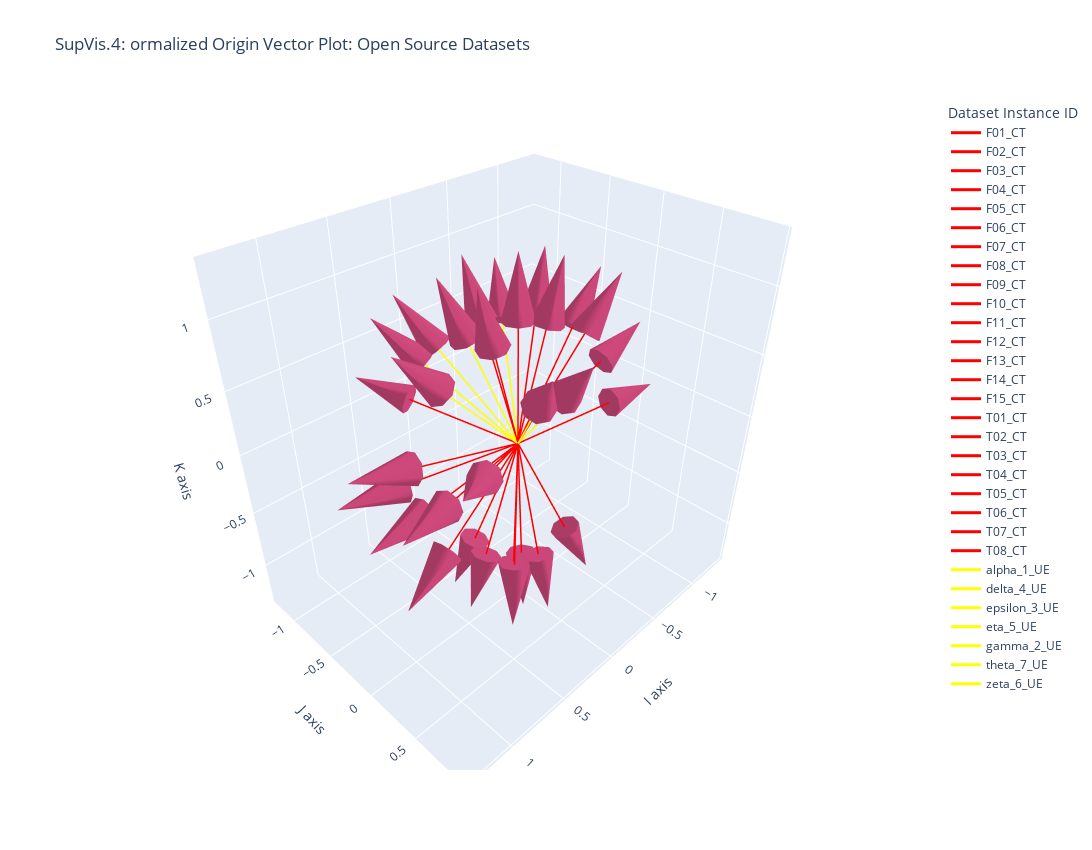

Source (notebook cell):
### Markdown cell above
The above 3D visualization clearly demonstrates that the open source datasets W by Wimmer et al. and O by Sieber et al. do not have this preferential orientation.
We look at the normalized orientation vector distribution below:

### Code cell
fig = go.Figure()

fig.add_traces(vectortraces_wim)
fig.add_traces(vectortraces_sib)

fig.update_layout(
    title='SupVis.4: ormalized Origin Vector Plot: Open Source Datasets',
    **global_layout_kwargs
)

fig.show()

### Figure 1 — Plotly figure (JSON) as saved in the notebook; plotly's stock layout.template omitted (floating-point values rounded to 4 significant figures)
{"data": [{"line": {"color": "red", "width": 3}, "mode": "lines", "name": "F01_CT", "type": "scatter3d", "x": [0, 0.3782], "y": [0, -0.9044], "z": [0, 0.1973]}, {"name": "F01_CT", "showscale": false, "type": "cone", "u": [0.3404], "v": [-0.814], "w": [0.1776], "x": [0.3707], "y": [-0.8864], "z": [0.1934]}, {"line": {"color": "red", "width": 3}, "mode": "lines", "name": "F02_CT", "type": "scatter3d", "x": [0, -0.2889], "y": [0, -0.1238], "z": [0, 0.9493]}, {"name": "F02_CT", "showscale": false, "type": "cone", "u": [-0.26], "v": [-0.1114], "w": [0.8544], "x": [-0.2831], "y": [-0.1213], "z": [0.9303]}, {"line": {"color": "red", "width": 3}, "mode": "lines", "name": "F03_CT", "type": "scatter3d", "x": [0, 0.2966], "y": [0, -0.2157], "z": [0, -0.9303]}, {"name": "F03_CT", "showscale": false, "type": "cone", "u": [0.267], "v": [-0.1942], "w": [-0.8373], "x": [0.2907], "y": [-0.2114], "z": [-0.9117]}, {"line": {"color": "red", "width": 3}, "mode": "lines", "name": "F04_CT", "type": "scatter3d", "x": [0, -0.9301], "y": [0, 0.0305], "z": [0, 0.366]}, {"name": "F04_CT", "showscale": false, "type": "cone", "u": [-0.8371], "v": [0.02745], "w": [0.3294], "x": [-0.9115], "y": [0.02989], "z": [0.3586]}, {"line": {"color": "red", "width": 3}, "mode": "lines", "name": "F05_CT", "type": "scatter3d", "x": [0, 0.7913], "y": [0, 0.4965], "z": [0, 0.3569]}, {"name": "F05_CT", "showscale": false, "type": "cone", "u": [0.7122], "v": [0.4468], "w": [0.3212], "x": [0.7755], "y": [0.4866], "z": [0.3497]}, {"line": {"color": "red", "width": 3}, "mode": "lines", "name": "F06_CT", "type": "scatter3d", "x": [0, 0.9789], "y": [0, -0.202], "z": [0, 0.03108]}, {"name": "F06_CT", "showscale": false, "type": "cone", "u": [0.881], "v": [-0.1818], "w": [0.02797], "x": [0.9593], "y": [-0.198], "z": [0.03045]}, {"line": {"color": "red", "width": 3}, "mode": "lines", "name": "F07_CT", "type": "scatter3d", "x": [0, 0.3601], "y": [0, 0], "z": [0, -0.9329]}, {"name": "F07_CT", "showscale": false, "type": "cone", "u": [0.3241], "v": [0], "w": [-0.8396], "x": [0.3529], "y": [0], "z": [-0.9143]}, {"line": {"color": "red", "width": 3}, "mode": "lines", "name": "F08_CT", "type": "scatter3d", "x": [0, -0.5622], "y": [0, 0.1562], "z": [0, 0.8121]}, {"name": "F08_CT", "showscale": false, "type": "cone", "u": [-0.506], "v": [0.1406], "w": [0.7309], "x": [-0.551], "y": [0.1531], "z": [0.7959]}, {"line": {"color": "red", "width": 3}, "mode": "lines", "name": "F09_CT", "type": "scatter3d", "x": [0, 0.3028], "y": [0, 0.2884], "z": [0, -0.9084]}, {"name": "F09_CT", "showscale": false, "type": "cone", "u": [0.2725], "v": [0.2595], "w": [-0.8175], "x": [0.2967], "y": [0.2826], "z": [-0.8902]}, {"line": {"color": "red", "width": 3}, "mode": "lines", "name": "F10_CT", "type": "scatter3d", "x": [0, 0.1088], "y": [0, 0.171], "z": [0, -0.9792]}, {"name": "F10_CT", "showscale": false, "type": "cone", "u": [0.09792], "v": [0.1539], "w": [-0.8813], "x": [0.1066], "y": [0.1676], "z": [-0.9597]}, {"line": {"color": "red", "width": 3}, "mode": "lines", "name": "F11_CT", "type": "scatter3d", "x": [0, 0.04668], "y": [0, 0.3112], "z": [0, -0.9492]}, {"name": "F11_CT", "showscale": false, "type": "cone", "u": [0.04201], "v": [0.2801], "w": [-0.8543], "x": [0.04575], "y": [0.305], "z": [-0.9302]}, {"line": {"color": "red", "width": 3}, "mode": "lines", "name": "F12_CT", "type": "scatter3d", "x": [0, 0.2583], "y": [0, 0.2311], "z": [0, -0.938]}, {"name": "F12_CT", "showscale": false, "type": "cone", "u": [0.2325], "v": [0.208], "w": [-0.8442], "x": [0.2531], "y": [0.2265], "z": [-0.9193]}, {"line": {"color": "red", "width": 3}, "mode": "lines", "name": "F13_CT", "type": "scatter3d", "x": [0, -0.07637], "y": [0, -0.09165], "z": [0, 0.9929]}, {"name": "F13_CT", "showscale": false, "type": "cone", "u": [-0.06874], "v": [-0.08248], "w": [0.8936], "x": [-0.07485], "y": [-0.08982], "z": [0.973]}, {"line": {"color": "red", "width": 3}, "mode": "lines", "name": "F14_CT", "type": "scatter3d", "x": [0, -0.2312], "y": [0, 0.06165], "z": [0, 0.971]}, {"name": "F14_CT", "showscale": false, "type": "cone", "u": [-0.2081], "v": [0.05548], "w": [0.8739], "x": [-0.2266], "y": [0.06042], "z": [0.9515]}, {"line": {"color": "red", "width": 3}, "mode": "lines", "name": "F15_CT", "type": "scatter3d", "x": [0, -0.04557], "y": [0, -0.4709], "z": [0, 0.881]}, {"name": "F15_CT", "showscale": false, "type": "cone", "u": [-0.04101], "v": [-0.4238], "w": [0.7929], "x": [-0.04466], "y": [-0.4615], "z": [0.8634]}, {"line": {"color": "red", "width": 3}, "mode": "lines", "name": "T01_CT", "type": "scatter3d", "x": [0, -0.6618], "y": [0, -0.06787], "z": [0, 0.7466]}, {"name": "T01_CT", "showscale": false, "type": "cone", "u": [-0.5956], "v": [-0.06109], "w": [0.672], "x": [-0.6485], "y": [-0.06652], "z": [0.7317]}, {"line": {"color": "red", "width": 3}, "mode": "lines", "name": "T02_CT", "type": "scatter3d", "x": [0, 0.8713], "y": [0, 0.1394], "z": [0, -0.4705]}, {"name": "T02_CT", "showscale": false, "type": "cone", "u": [0.7842], "v": [0.1255], "w": [-0.4235], "x": [0.8539], "y": [0.1366], "z": [-0.4611]}, {"line": {"color": "red", "width": 3}, "mode": "lines", "name": "T03_CT", "type": "scatter3d", "x": [0, 0.2747], "y": [0, 0.01526], "z": [0, 0.9614]}, {"name": "T03_CT", "showscale": false, "type": "cone", "u": [0.2472], "v": [0.01373], "w": [0.8653], "x": [0.2692], "y": [0.01496], "z": [0.9422]}, {"line": {"color": "red", "width": 3}, "mode": "lines", "name": "T04_CT", "type": "scatter3d", "x": [0, 0.9562], "y": [0, 0.2776], "z": [0, 0.09254]}, {"name": "T04_CT", "showscale": false, "type": "cone", "u": [0.8606], "v": [0.2499], "w": [0.08328], "x": [0.9371], "y": [0.2721], "z": [0.09069]}, {"line": {"color": "red", "width": 3}, "mode": "lines", "name": "T05_CT", "type": "scatter3d", "x": [0, -0.3179], "y": [0, 0.2724], "z": [0, -0.9082]}, {"name": "T05_CT", "showscale": false, "type": "cone", "u": [-0.2861], "v": [0.2452], "w": [-0.8173], "x": [-0.3115], "y": [0.267], "z": [-0.89]}, {"line": {"color": "red", "width": 3}, "mode": "lines", "name": "T06_CT", "type": "scatter3d", "x": [0, 0.9677], "y": [0, -0.09365], "z": [0, 0.2341]}, {"name": "T06_CT", "showscale": false, "type": "cone", "u": [0.8709], "v": [-0.08428], "w": [0.2107], "x": [0.9483], "y": [-0.09177], "z": [0.2294]}, {"line": {"color": "red", "width": 3}, "mode": "lines", "name": "T07_CT", "type": "scatter3d", "x": [0, 0.9957], "y": [0, 0.06529], "z": [0, -0.06529]}, {"name": "T07_CT", "showscale": false, "type": "cone", "u": [0.8962], "v": [0.05876], "w": [-0.05876], "x": [0.9758], "y": [0.06399], "z": [-0.06399]}, {"line": {"color": "red", "width": 3}, "mode": "lines", "name": "T08_CT", "type": "scatter3d", "x": [0, -0.9934], "y": [0, 0.1104], "z": [0, -0.03154]}, {"name": "T08_CT", "showscale": false, "type": "cone", "u": [-0.8941], "v": [0.09934], "w": [-0.02838], "x": [-0.9735], "y": [0.1082], "z": [-0.03091]}, {"line": {"color": "yellow", "width": 3}, "mode": "lines", "name": "alpha_1_UE", "type": "scatter3d", "x": [0, 0.3482], "y": [0, 0.5625], "z": [0, 0.7499]}, {"name": "alpha_1_UE", "showscale": false, "type": "cone", "u": [0.3134], "v": [0.5062], "w": [0.6749], "x": [0.3412], "y": [0.5512], "z": [0.7349]}, {"line": {"color": "yellow", "width": 3}, "mode": "lines", "name": "delta_4_UE", "type": "scatter3d", "x": [0, 0.1665], "y": [0, 0.6244], "z": [0, 0.7632]}, {"name": "delta_4_UE", "showscale": false, "type": "cone", "u": [0.1499], "v": [0.562], "w": [0.6868], "x": [0.1632], "y": [0.6119], "z": [0.7479]}, {"line": {"color": "yellow", "width": 3}, "mode": "lines", "name": "epsilon_3_UE", "type": "scatter3d", "x": [0, 0.4262], "y": [0, -0.6187], "z": [0, 0.66]}, {"name": "epsilon_3_UE", "showscale": false, "type": "cone", "u": [0.3836], "v": [-0.5568], "w": [0.594], "x": [0.4177], "y": [-0.6063], "z": [0.6468]}, {"line": {"color": "yellow", "width": 3}, "mode": "lines", "name": "eta_5_UE", "type": "scatter3d", "x": [0, 0.2944], "y": [0, -0.6017], "z": [0, 0.7425]}, {"name": "eta_5_UE", "showscale": false, "type": "cone", "u": [0.265], "v": [-0.5415], "w": [0.6682], "x": [0.2885], "y": [-0.5896], "z": [0.7276]}, {"line": {"color": "yellow", "width": 3}, "mode": "lines", "name": "gamma_2_UE", "type": "scatter3d", "x": [0, 0.2737], "y": [0, -0.2737], "z": [0, 0.922]}, {"name": "gamma_2_UE", "showscale": false, "type": "cone", "u": [0.2464], "v": [-0.2464], "w": [0.8298], "x": [0.2683], "y": [-0.2683], "z": [0.9036]}, {"line": {"color": "yellow", "width": 3}, "mode": "lines", "name": "theta_7_UE", "type": "scatter3d", "x": [0, -0.3447], "y": [0, -0.5568], "z": [0, 0.7557]}, {"name": "theta_7_UE", "showscale": false, "type": "cone", "u": [-0.3102], "v": [-0.5012], "w": [0.6801], "x": [-0.3378], "y": [-0.5457], "z": [0.7406]}, {"line": {"color": "yellow", "width": 3}, "mode": "lines", "name": "zeta_6_UE", "type": "scatter3d", "x": [0, 0.6671], "y": [0, -0.1112], "z": [0, 0.7366]}, {"name": "zeta_6_UE", "showscale": false, "type": "cone", "u": [0.6004], "v": [-0.1001], "w": [0.6629], "x": [0.6538], "y": [-0.109], "z": [0.7219]}], "layout": {"height": 850, "legend": {"title": {"text": "Dataset Instance ID"}}, "scene": {"xaxis": {"title": {"text": "I axis"}}, "yaxis": {"title": {"text": "J axis"}}, "zaxis": {"title": {"text": "K axis"}}}, "title": {"text": "SupVis.4: ormalized Origin Vector Plot: Open Source Datasets"}, "width": 1500}}
